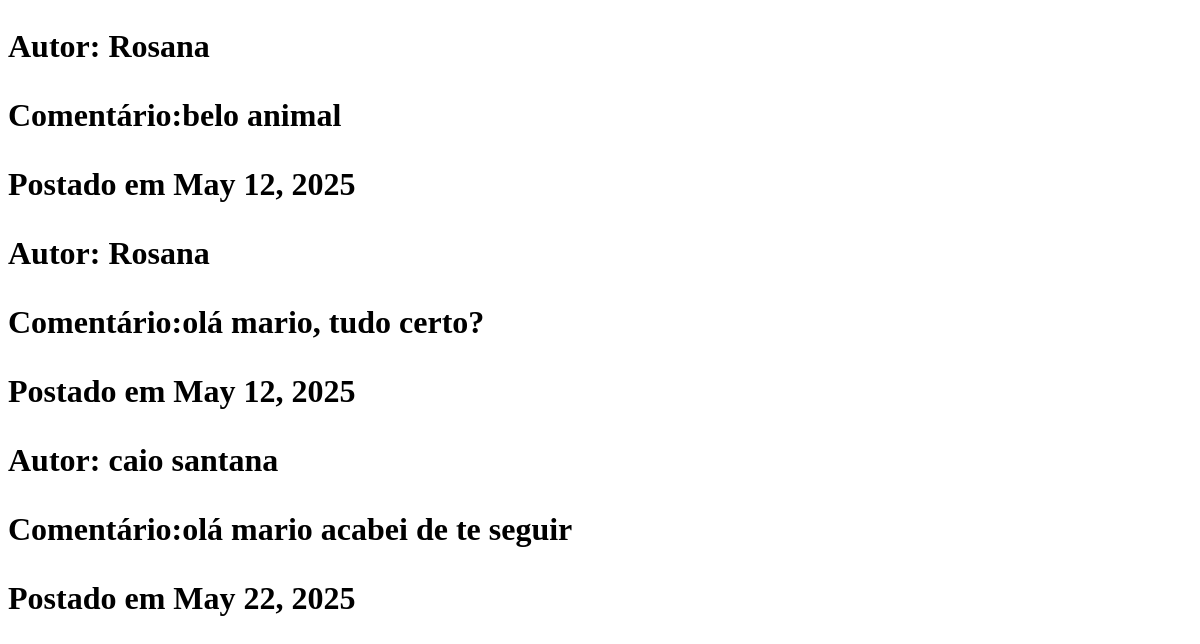
/ver_comentarios/11/ (lower part), run on an earlier commit of the app's database.
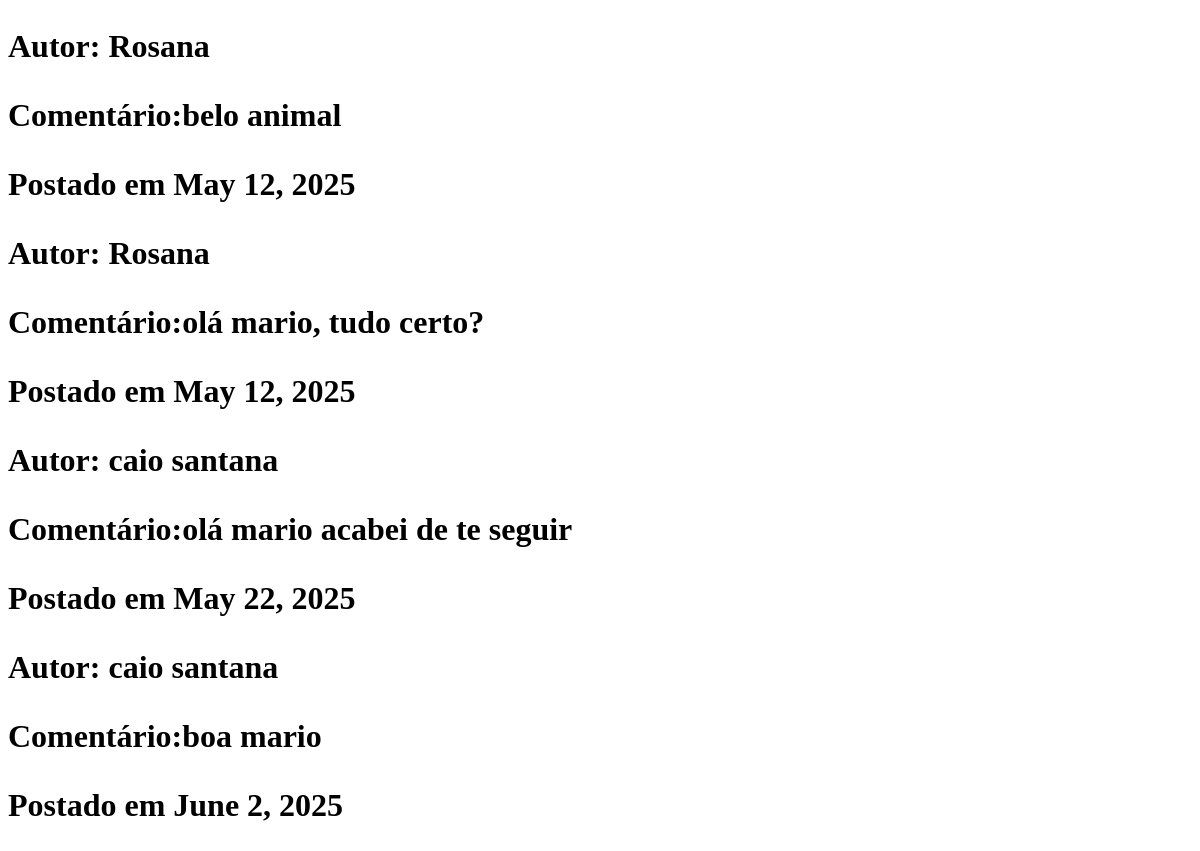
And on a later commit of the database.
### redesocial/models.py (models this page shows, shortened)
class Comentarios(models.Model):
    postagem = models.ForeignKey(Post, on_delete=models.CASCADE)
    autor = models.ForeignKey(Conta, on_delete = models.CASCADE)
    texto_comentario = models.CharField(max_length=6000)
    data_criacao = models.DateField(auto_now_add = True)

class Conta(models.Model):
    nome = models.CharField(max_length=400)
    biografia = models.CharField(max_length=1000, blank=True)
    interesses = models.CharField(max_length=1000, blank=True)
    estado_civil = models.CharField(max_length=500, blank = True)
    dono_da_conta = models.ForeignKey(User,  on_delete=models.CASCADE)
    seguidores = models.ManyToManyField('self', symmetrical=False, related_name='MeSeguindo')
    seguindo = models.ManyToManyField('self', symmetrical=False, related_name='ContasSeguidas')
    foto_perfil = models.ImageField(upload_to = 'redesocial/fotos', blank=True)
    data_criacao = models.DateField(auto_now_add = True)
    numero_seguidores = models.IntegerField(default=0)
    numero_seguindo = models.IntegerField(default=0)

### redesocial/views.py (the view)
# urls.py: path('ver_comentarios/<int:post_id>/', views.ver_comentarios, name='ver_comentarios'),
def ver_comentarios(request, post_id):
    post = Post.objects.get(id=post_id)
    comentarios = Comentarios.objects.filter(postagem=post)
    dicionario_post = {'post':post, 'comentarios':comentarios}
    return render(request, 'redesocial/ver_comentarios.html', dicionario_post)

### redesocial/templates/redesocial/ver_comentarios.html (shortened to what this page needs)
<!DOCTYPE HTML>
<html lang="pt-br">
    <head>
    </head>
    <body>
        <h1>Comentarios da postagem de {{post.dono_postagem.nome}}</p>
        {%if comentarios%}
            {%for comentario in comentarios%}
                <p>Autor: {{comentario.autor.nome}}
                <p>Comentário:{{comentario.texto_comentario}}
                <p>Postado em {{comentario.data_criacao}}
            {%endfor%}
        {%else%}
            <!--Caso a postagem não tenhu nenhum comentário, iremos apresentar essa
            mensagem padrão-->
            <p>A página ainda não possui nenhum comentário
        {%endif%}
    </body>
</html>

What changed in the data, as far as the page shows it:
added Comentarios: autor.nome "caio santana", texto_comentario "boa mario", data_criacao "June 2, 2025"
